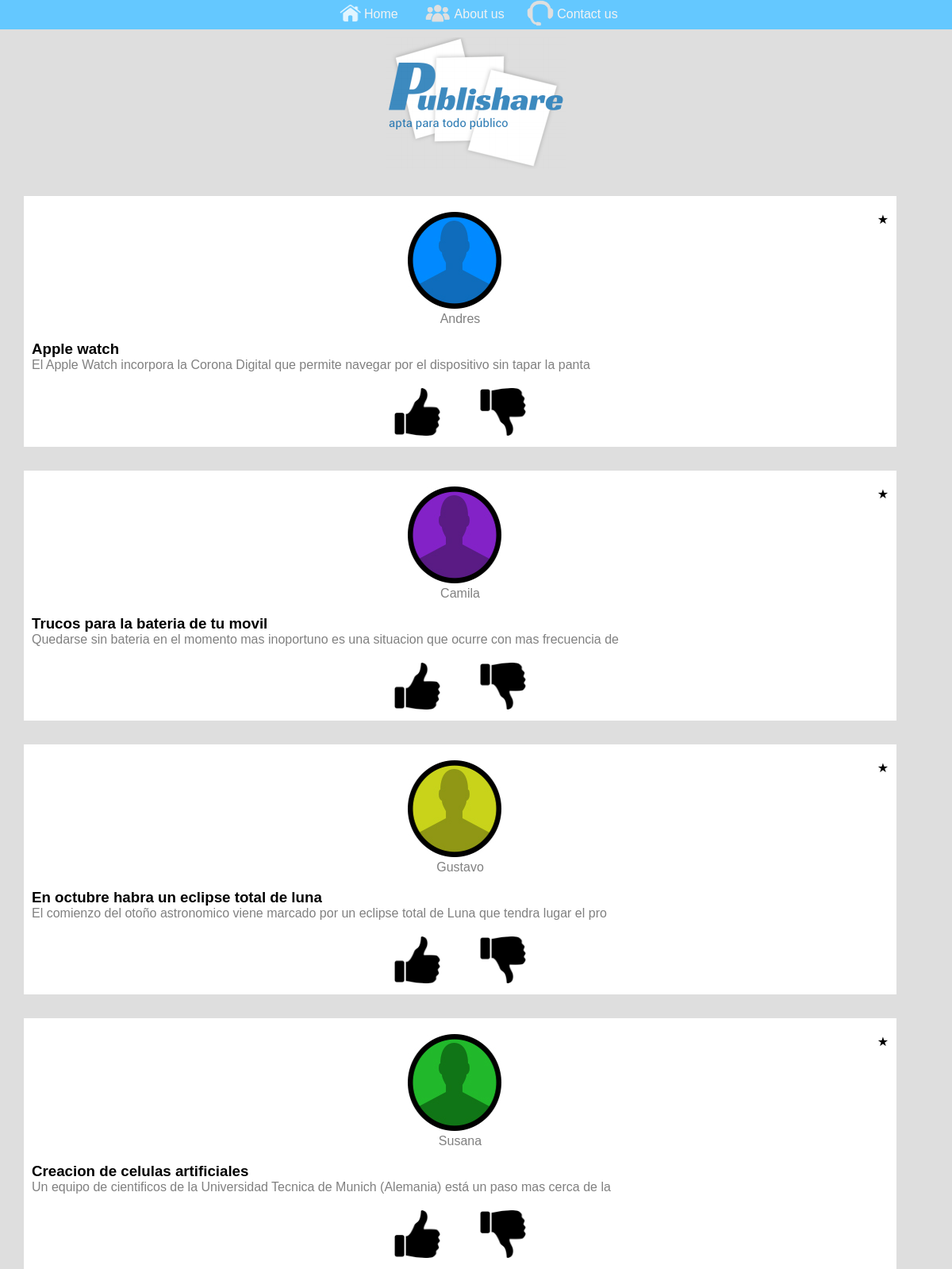
Page /BonillaEscobarAndres_Posts/www/index.php on the committed database.
### tables this page shows
CREATE TABLE IF NOT EXISTS `articulos` (
  `id_Articulo` int(11) NOT NULL AUTO_INCREMENT,
  `Titulo` varchar(100) NOT NULL,
  `Contenido` varchar(100) NOT NULL,
  `id_Usuario` int(11) NOT NULL,
  PRIMARY KEY (`id_Articulo`)
);

CREATE TABLE IF NOT EXISTS `usuarios` (
  `id_Usuario` int(11) NOT NULL AUTO_INCREMENT,
  `nombreUsuario` varchar(100) NOT NULL,
  `imagenUsuario` varchar(100) NOT NULL,
  PRIMARY KEY (`id_Usuario`)
);

### BonillaEscobarAndres_Posts/www/index.php (the view, shortened to what this page needs)
<!DOCTYPE html>
<html>
<head>
	<link rel="stylesheet" href="css/styles.css">
</head>
<body>
	<header>
		<nav>
			<ul>
				<li>
					<figure>
						<img src="img/home.png" alt="home"/>
					</figure>
					<a href="">Home</a>
				</li>
				<li>
					<figure>
						<img src="img/aboutUs.png" alt="about us">
					</figure>
					<a href="">About us</a>
				</li>
				<li>
					<figure>
						<img src="img/contactUs.png" alt="about us">
					</figure>
					<a href="">Contact us</a>
				</li>
			</ul>
		</nav>
	</header>
	<div>
		<img src="img/logo.png" alt="logo">
	</div>
	<?php
	echo "<section>";
			include_once("includes/database.php");
			$r = array();
			if(empty($_GET)) {
				$result = mysqli_query($conexion,"SELECT usuarios.imagenUsuario, usuarios.nombreUsuario, articulos.Titulo, articulos.Contenido FROM usuarios
					JOIN articulos ON articulos.id_Usuario = usuarios.id_Usuario");
			}
			$i = 0;
		   	while($row = mysqli_fetch_array($result)) {
		   		$r[] = $row;
			   	echo "<article>";
			   		echo "<div class='estrella'>★</div>";
					echo "<div class='contenido'";
						echo "<figure>";
							echo"<img class='imagen' src='".$r[$i]['imagenUsuario']."'/>";
					    echo "<p>".$r[$i]['nombreUsuario']."</p>";
				    echo "</div>";
				    echo "<h1>".$r[$i]['Titulo']."</h1>";
				    echo "<p>".$r[$i]['Contenido']."</p>";
				    echo "<footer>";
						echo "<div id='likeDislike'>";
							echo "<div class='like'>";
								echo "<img src='img/like.png' alt='like'>";
							echo "</div>";
							echo "<div class='dislike'>";
								echo "<img src='img/dislike.png' alt='like'>";
							echo "</div>";
						echo "</div>";
					echo "</footer>";
				echo "</article>";
			    $i++;
		    };
	echo "</section>";
	?>
</body>
</html>

### BonillaEscobarAndres_Posts/www/css/styles.css (style rules this page uses)
* { margin: 0; padding: 0; }
body { background-color: #dedede; font-family: Arial, Helvetica; }
figure img { display: inline-block; height: auto; width: 100%; }
a { color: #f3f3f3; text-decoration: none; }
p { color: gray; }
nav { text-align: center; }
ul li { display: inline-block; max-width: 30%; }
header nav { background-color: rgb(100, 200, 255); }
header nav figure { display: inline-block; vertical-align: middle; width: 25%; }
nav ul li a { display: inline-block; }
div { margin-top: 10px; text-align: center; }
.contenido { vertical-align: center; }
article { background-color: white; display: inline-block; margin-left: 30px; margin-top: 30px; padding: 10px; width: 90%; }
article footer { text-align: right; }
article h1 { display: inline-block; vertical-align: top; }
#likeDislike div { display: inline-block; max-width: 10%; text-align: center; }
#likeDislike img { width: 55%; }
.estrella { display: inline-block; float: right; }

### rows in the picture
articulos: id_Usuario.imagenUsuario (picture), id_Usuario.nombreUsuario "Andres", Titulo "Apple watch", Contenido "El Apple Watch incorpora la Corona Digital que permite navegar por el dispositivo sin tapar la panta"
articulos: id_Usuario.imagenUsuario (picture), id_Usuario.nombreUsuario "Camila", Titulo "Trucos para la bateria de tu movil", Contenido "Quedarse sin bateria en el momento mas inoportuno es una situacion que ocurre con mas frecuencia de"
articulos: id_Usuario.imagenUsuario (picture), id_Usuario.nombreUsuario "Gustavo", Titulo "En octubre habra un eclipse total de luna", Contenido "El comienzo del otoño astronomico viene marcado por un eclipse total de Luna que tendra lugar el pro"
articulos: id_Usuario.imagenUsuario (picture), id_Usuario.nombreUsuario "Susana", Titulo "Creacion de celulas artificiales", Contenido "Un equipo de cientificos de la Universidad Tecnica de Munich (Alemania) está un paso mas cerca de la"
